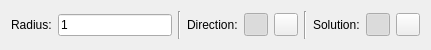
<?xml version="1.0" encoding="UTF-8"?>
<ui version="4.0">
 <class>Arc2PR</class>
 <widget class="QWidget" name="Arc2PR">
  <property name="geometry">
   <rect>
    <x>0</x>
    <y>0</y>
    <width>431</width>
    <height>50</height>
   </rect>
  </property>
  <layout class="QHBoxLayout">
   <item>
    <widget class="QLabel" name="label_2">
     <property name="text">
      <string>Radius:</string>
     </property>
     <property name="buddy">
      <cstring>Radius</cstring>
     </property>
     <property name="Shortcut" stdset="0">
      <string>,R</string>
     </property>
    </widget>
   </item>
   <item>
    <widget class="RMathLineEdit" name="Radius">
     <property name="text">
      <string notr="true">1</string>
     </property>
     <property name="angle" stdset="0">
      <bool>false</bool>
     </property>
     <property name="defaultUnit" stdset="0">
      <number>0</number>
     </property>
    </widget>
   </item>
   <item>
    <widget class="Line" name="line">
     <property name="orientation">
      <enum>Qt::Vertical</enum>
     </property>
    </widget>
   </item>
   <item>
    <widget class="QLabel" name="label">
     <property name="text">
      <string>Direction:</string>
     </property>
     <property name="AutoFocusWidget" stdset="0">
      <string>Direction</string>
     </property>
     <property name="Shortcut" stdset="0">
      <string>,D</string>
     </property>
    </widget>
   </item>
   <item>
    <widget class="QToolButton" name="CounterClockwise">
     <property name="toolTip">
      <string>Counter Clockwise (Positive)</string>
     </property>
     <property name="icon">
      <iconset>
       <normaloff>CounterClockwise.svg</normaloff>CounterClockwise.svg</iconset>
     </property>
     <property name="Shortcut">
      <string>,T</string>
     </property>
     <property name="checkable">
      <bool>true</bool>
     </property>
     <property name="checked">
      <bool>true</bool>
     </property>
     <attribute name="buttonGroup">
      <string notr="true">Direction</string>
     </attribute>
    </widget>
   </item>
   <item>
    <widget class="QToolButton" name="Clockwise">
     <property name="toolTip">
      <string>Clockwise (Negative)</string>
     </property>
     <property name="icon">
      <iconset>
       <normaloff>Clockwise.svg</normaloff>Clockwise.svg</iconset>
     </property>
     <property name="Shortcut">
      <string>,C</string>
     </property>
     <property name="checkable">
      <bool>true</bool>
     </property>
     <attribute name="buttonGroup">
      <string notr="true">Direction</string>
     </attribute>
    </widget>
   </item>
   <item>
    <widget class="Line" name="line_2">
     <property name="orientation">
      <enum>Qt::Vertical</enum>
     </property>
    </widget>
   </item>
   <item>
    <widget class="QLabel" name="label_3">
     <property name="text">
      <string>Solution:</string>
     </property>
     <property name="Shortcut" stdset="0">
      <string>,S</string>
     </property>
     <property name="AutoFocusWidget" stdset="0">
      <string>Solution</string>
     </property>
    </widget>
   </item>
   <item>
    <widget class="QToolButton" name="Solution1">
     <property name="toolTip">
      <string>Shorter Arc</string>
     </property>
     <property name="icon">
      <iconset>
       <normaloff>Solution1.svg</normaloff>Solution1.svg</iconset>
     </property>
     <property name="Shortcut">
      <string>,, 1</string>
     </property>
     <property name="checkable">
      <bool>true</bool>
     </property>
     <property name="checked">
      <bool>true</bool>
     </property>
     <attribute name="buttonGroup">
      <string notr="true">Solution</string>
     </attribute>
    </widget>
   </item>
   <item>
    <widget class="QToolButton" name="Solution2">
     <property name="toolTip">
      <string>Longer Arc</string>
     </property>
     <property name="icon">
      <iconset>
       <normaloff>Solution2.svg</normaloff>Solution2.svg</iconset>
     </property>
     <property name="Shortcut">
      <string>,, 2</string>
     </property>
     <property name="checkable">
      <bool>true</bool>
     </property>
     <attribute name="buttonGroup">
      <string notr="true">Solution</string>
     </attribute>
    </widget>
   </item>
  </layout>
 </widget>
 <customwidgets>
  <customwidget>
   <class>RMathLineEdit</class>
   <extends>QLineEdit</extends>
   <header>RMathLineEdit.h</header>
  </customwidget>
 </customwidgets>
 <resources/>
 <connections/>
 <buttongroups>
  <buttongroup name="Solution"/>
  <buttongroup name="Direction"/>
 </buttongroups>
</ui>
